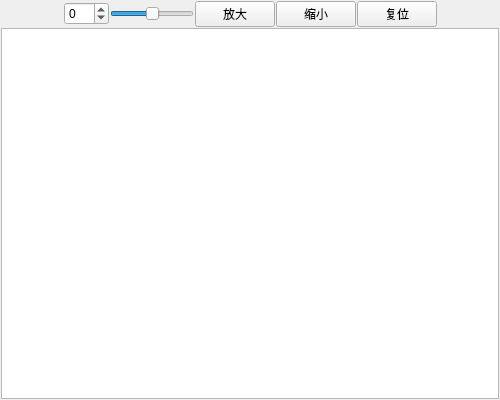
<?xml version="1.0" encoding="UTF-8"?>
<ui version="4.0">
 <class>ImageLook</class>
 <widget class="QWidget" name="ImageLook">
  <property name="geometry">
   <rect>
    <x>0</x>
    <y>0</y>
    <width>500</width>
    <height>400</height>
   </rect>
  </property>
  <property name="minimumSize">
   <size>
    <width>150</width>
    <height>150</height>
   </size>
  </property>
  <property name="baseSize">
   <size>
    <width>0</width>
    <height>0</height>
   </size>
  </property>
  <property name="windowTitle">
   <string>Form</string>
  </property>
  <layout class="QGridLayout" name="gridLayout">
   <property name="leftMargin">
    <number>1</number>
   </property>
   <property name="topMargin">
    <number>1</number>
   </property>
   <property name="rightMargin">
    <number>1</number>
   </property>
   <property name="bottomMargin">
    <number>1</number>
   </property>
   <property name="spacing">
    <number>1</number>
   </property>
   <item row="0" column="0">
    <layout class="QHBoxLayout" name="horizontalLayout">
     <item>
      <spacer name="horizontalSpacer">
       <property name="orientation">
        <enum>Qt::Horizontal</enum>
       </property>
       <property name="sizeHint" stdset="0">
        <size>
         <width>40</width>
         <height>20</height>
        </size>
       </property>
      </spacer>
     </item>
     <item>
      <widget class="QSpinBox" name="spinBox">
       <property name="minimum">
        <number>-50</number>
       </property>
       <property name="maximum">
        <number>50</number>
       </property>
      </widget>
     </item>
     <item>
      <widget class="QSlider" name="horizontalSlider">
       <property name="minimum">
        <number>-50</number>
       </property>
       <property name="maximum">
        <number>50</number>
       </property>
       <property name="orientation">
        <enum>Qt::Horizontal</enum>
       </property>
      </widget>
     </item>
     <item>
      <widget class="QPushButton" name="B_Boost">
       <property name="text">
        <string>放大</string>
       </property>
      </widget>
     </item>
     <item>
      <widget class="QPushButton" name="B_Reduce">
       <property name="text">
        <string>缩小</string>
       </property>
      </widget>
     </item>
     <item>
      <widget class="QPushButton" name="B_ReZoom">
       <property name="text">
        <string>复位</string>
       </property>
      </widget>
     </item>
     <item>
      <spacer name="horizontalSpacer_2">
       <property name="orientation">
        <enum>Qt::Horizontal</enum>
       </property>
       <property name="sizeHint" stdset="0">
        <size>
         <width>40</width>
         <height>20</height>
        </size>
       </property>
      </spacer>
     </item>
    </layout>
   </item>
   <item row="1" column="0">
    <widget class="QGraphicsView" name="graphicsView"/>
   </item>
  </layout>
 </widget>
 <resources/>
 <connections/>
</ui>
